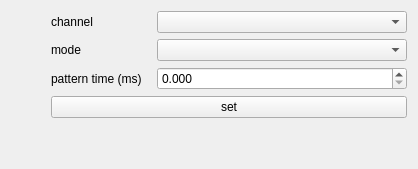
            <widget class="QWidget" name="tab_6">
             <attribute name="title">
              <string>Illumination</string>
             </attribute>
             <layout class="QGridLayout" name="gridLayout_15">
              <item row="0" column="1">
               <widget class="QLabel" name="label_16">
                <property name="minimumSize">
                 <size>
                  <width>0</width>
                  <height>0</height>
                 </size>
                </property>
                <property name="text">
                 <string>channel</string>
                </property>
               </widget>
              </item>
              <item row="7" column="1" colspan="2">
               <widget class="QPushButton" name="set_channel_Button">
                <property name="text">
                 <string>set</string>
                </property>
               </widget>
              </item>
              <item row="2" column="2">
               <widget class="QComboBox" name="mode_comboBox"/>
              </item>
              <item row="6" column="1">
               <widget class="QLabel" name="label_14">
                <property name="minimumSize">
                 <size>
                  <width>100</width>
                  <height>0</height>
                 </size>
                </property>
                <property name="text">
                 <string>pattern time (ms)</string>
                </property>
               </widget>
              </item>
              <item row="0" column="2">
               <widget class="QComboBox" name="channel_comboBox">
                <property name="sizePolicy">
                 <sizepolicy hsizetype="Preferred" vsizetype="Fixed">
                  <horstretch>0</horstretch>
                  <verstretch>0</verstretch>
                 </sizepolicy>
                </property>
                <property name="minimumSize">
                 <size>
                  <width>250</width>
                  <height>0</height>
                 </size>
                </property>
               </widget>
              </item>
              <item row="2" column="1">
               <widget class="QLabel" name="label_15">
                <property name="minimumSize">
                 <size>
                  <width>0</width>
                  <height>0</height>
                 </size>
                </property>
                <property name="text">
                 <string>mode</string>
                </property>
               </widget>
              </item>
              <item row="6" column="2">
               <widget class="QDoubleSpinBox" name="pattern_time_SpinBox">
                <property name="decimals">
                 <number>3</number>
                </property>
                <property name="maximum">
                 <double>10000.000000000000000</double>
                </property>
               </widget>
              </item>
              <item row="8" column="2">
               <spacer name="verticalSpacer_5">
                <property name="orientation">
                 <enum>Qt::Vertical</enum>
                </property>
                <property name="sizeHint" stdset="0">
                 <size>
                  <width>20</width>
                  <height>40</height>
                 </size>
                </property>
               </spacer>
              </item>
              <item row="0" column="0">
               <spacer name="horizontalSpacer_2">
                <property name="orientation">
                 <enum>Qt::Horizontal</enum>
                </property>
                <property name="sizeHint" stdset="0">
                 <size>
                  <width>40</width>
                  <height>20</height>
                 </size>
                </property>
               </spacer>
              </item>
             </layout>
            </widget>
